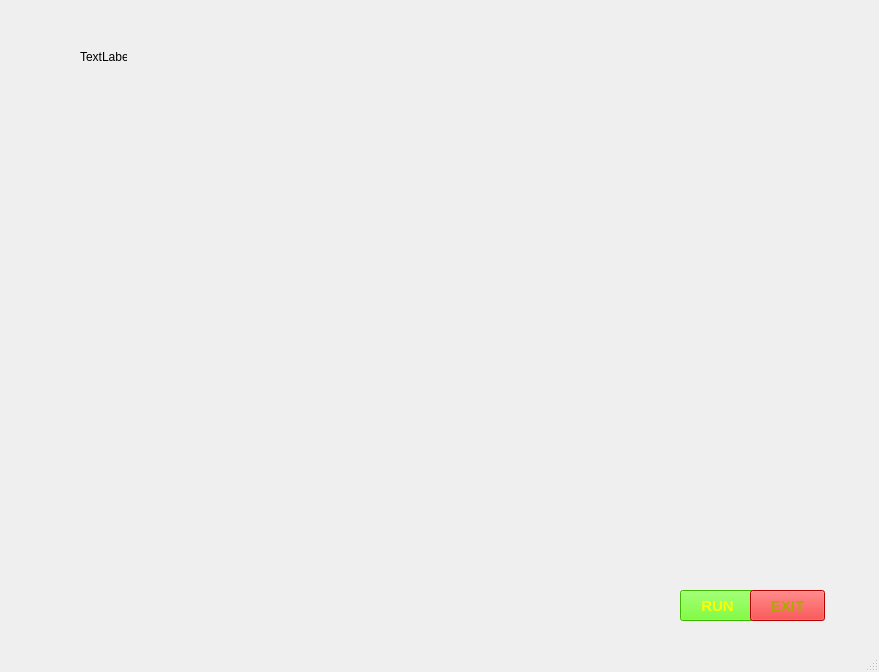
<?xml version="1.0" encoding="UTF-8"?>
<ui version="4.0">
 <class>JarvisUI</class>
 <widget class="QMainWindow" name="JarvisUI">
  <property name="geometry">
   <rect>
    <x>0</x>
    <y>0</y>
    <width>879</width>
    <height>672</height>
   </rect>
  </property>
  <property name="windowTitle">
   <string>MainWindow</string>
  </property>
  <widget class="QWidget" name="centralwidget">
   <widget class="QLabel" name="label">
    <property name="geometry">
     <rect>
      <x>-10</x>
      <y>-30</y>
      <width>911</width>
      <height>711</height>
     </rect>
    </property>
    <property name="cursor">
     <cursorShape>ArrowCursor</cursorShape>
    </property>
    <property name="mouseTracking">
     <bool>true</bool>
    </property>
    <property name="autoFillBackground">
     <bool>false</bool>
    </property>
    <property name="styleSheet">
     <string notr="true">background:transparent;
border-radius:none</string>
    </property>
    <property name="text">
     <string/>
    </property>
    <property name="pixmap">
     <pixmap>ja.gif</pixmap>
    </property>
    <property name="scaledContents">
     <bool>true</bool>
    </property>
   </widget>
   <widget class="QPushButton" name="pushButton">
    <property name="geometry">
     <rect>
      <x>680</x>
      <y>590</y>
      <width>75</width>
      <height>31</height>
     </rect>
    </property>
    <property name="font">
     <font>
      <pointsize>11</pointsize>
      <weight>75</weight>
      <bold>true</bold>
     </font>
    </property>
    <property name="cursor">
     <cursorShape>PointingHandCursor</cursorShape>
    </property>
    <property name="styleSheet">
     <string notr="true">background-color: rgb(85, 255, 0);
alternate-background-color: rgb(255, 0, 0);
color: rgb(255, 255, 0);</string>
    </property>
    <property name="text">
     <string>RUN</string>
    </property>
   </widget>
   <widget class="QPushButton" name="pushButton_2">
    <property name="geometry">
     <rect>
      <x>750</x>
      <y>590</y>
      <width>75</width>
      <height>31</height>
     </rect>
    </property>
    <property name="font">
     <font>
      <pointsize>11</pointsize>
      <weight>75</weight>
      <bold>true</bold>
     </font>
    </property>
    <property name="cursor">
     <cursorShape>PointingHandCursor</cursorShape>
    </property>
    <property name="toolTipDuration">
     <number>1</number>
    </property>
    <property name="styleSheet">
     <string notr="true">background-color: rgb(255, 0, 0);
alternate-background-color: rgb(0, 85, 0);
color: rgb(170, 170, 0);</string>
    </property>
    <property name="text">
     <string>EXIT</string>
    </property>
   </widget>
   <widget class="QLabel" name="label_2">
    <property name="geometry">
     <rect>
      <x>80</x>
      <y>50</y>
      <width>47</width>
      <height>13</height>
     </rect>
    </property>
    <property name="text">
     <string>TextLabel</string>
    </property>
   </widget>
   <widget class="QLabel" name="label_3">
    <property name="geometry">
     <rect>
      <x>10</x>
      <y>10</y>
      <width>371</width>
      <height>151</height>
     </rect>
    </property>
    <property name="text">
     <string/>
    </property>
    <property name="pixmap">
     <pixmap>../images (1).jpeg</pixmap>
    </property>
    <property name="scaledContents">
     <bool>true</bool>
    </property>
   </widget>
   <widget class="QTextBrowser" name="textBrowser">
    <property name="geometry">
     <rect>
      <x>430</x>
      <y>20</y>
      <width>181</width>
      <height>31</height>
     </rect>
    </property>
    <property name="styleSheet">
     <string notr="true">background:transparent;
border-radius:none</string>
    </property>
   </widget>
   <widget class="QTextBrowser" name="textBrowser_2">
    <property name="geometry">
     <rect>
      <x>570</x>
      <y>20</y>
      <width>181</width>
      <height>31</height>
     </rect>
    </property>
    <property name="styleSheet">
     <string notr="true">background:transparent;
border-radius:none</string>
    </property>
   </widget>
   <widget class="QLabel" name="label_4">
    <property name="geometry">
     <rect>
      <x>556</x>
      <y>452</y>
      <width>301</width>
      <height>81</height>
     </rect>
    </property>
    <property name="text">
     <string/>
    </property>
    <property name="pixmap">
     <pixmap>../load.jpg</pixmap>
    </property>
    <property name="scaledContents">
     <bool>true</bool>
    </property>
   </widget>
  </widget>
  <widget class="QMenuBar" name="menubar">
   <property name="geometry">
    <rect>
     <x>0</x>
     <y>0</y>
     <width>879</width>
     <height>21</height>
    </rect>
   </property>
  </widget>
  <widget class="QStatusBar" name="statusbar"/>
 </widget>
 <resources/>
 <connections/>
</ui>
